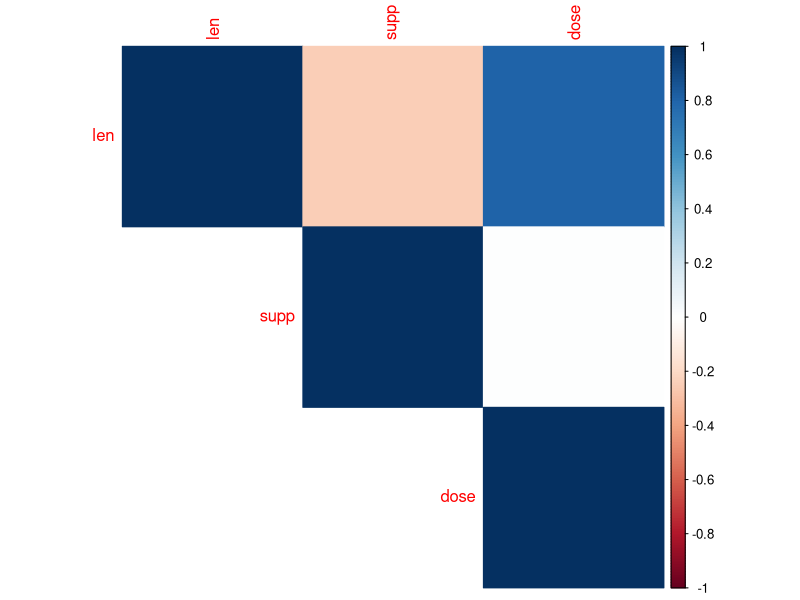

Write the R code that produced this figure.
# Activity 1
data(ToothGrowth)

# Convert factor to numeric for correlation
tg <- ToothGrowth
tg$supp <- as.numeric(tg$supp)
tg$dose <- as.numeric(tg$dose)

# Correlation matrix
corr_matrix <- cor(tg)
print(corr_matrix)

# Heatmap using corrplot
library(corrplot)

corrplot(corr_matrix, method = "color", type = "upper")


# Activity 2
data(mtcars)

# Log Transformation
log_data <- log(mtcars)
print(head(log_data))

# Standard Scaling (Z-score)
scaled_data <- as.data.frame(scale(mtcars))
print(head(scaled_data))

# Min-Max Scaling
library(caret)

pre_model <- preProcess(mtcars, method = c("range"))
minmax_data <- predict(pre_model, mtcars)
print(head(minmax_data))

# Compare summaries
summary(mtcars)
summary(log_data)
summary(scaled_data)
summary(minmax_data)
